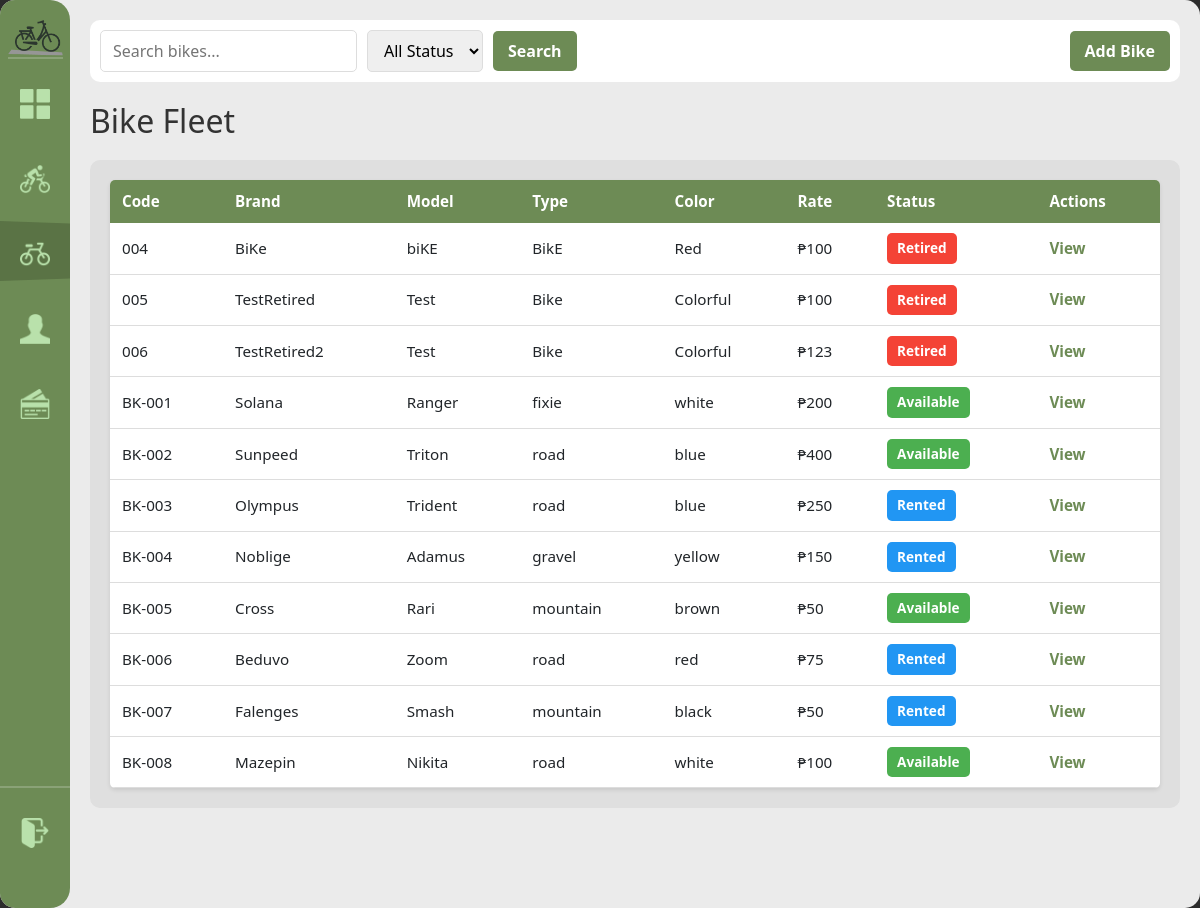
The page /bikes (signed in) on the database as committed earlier.
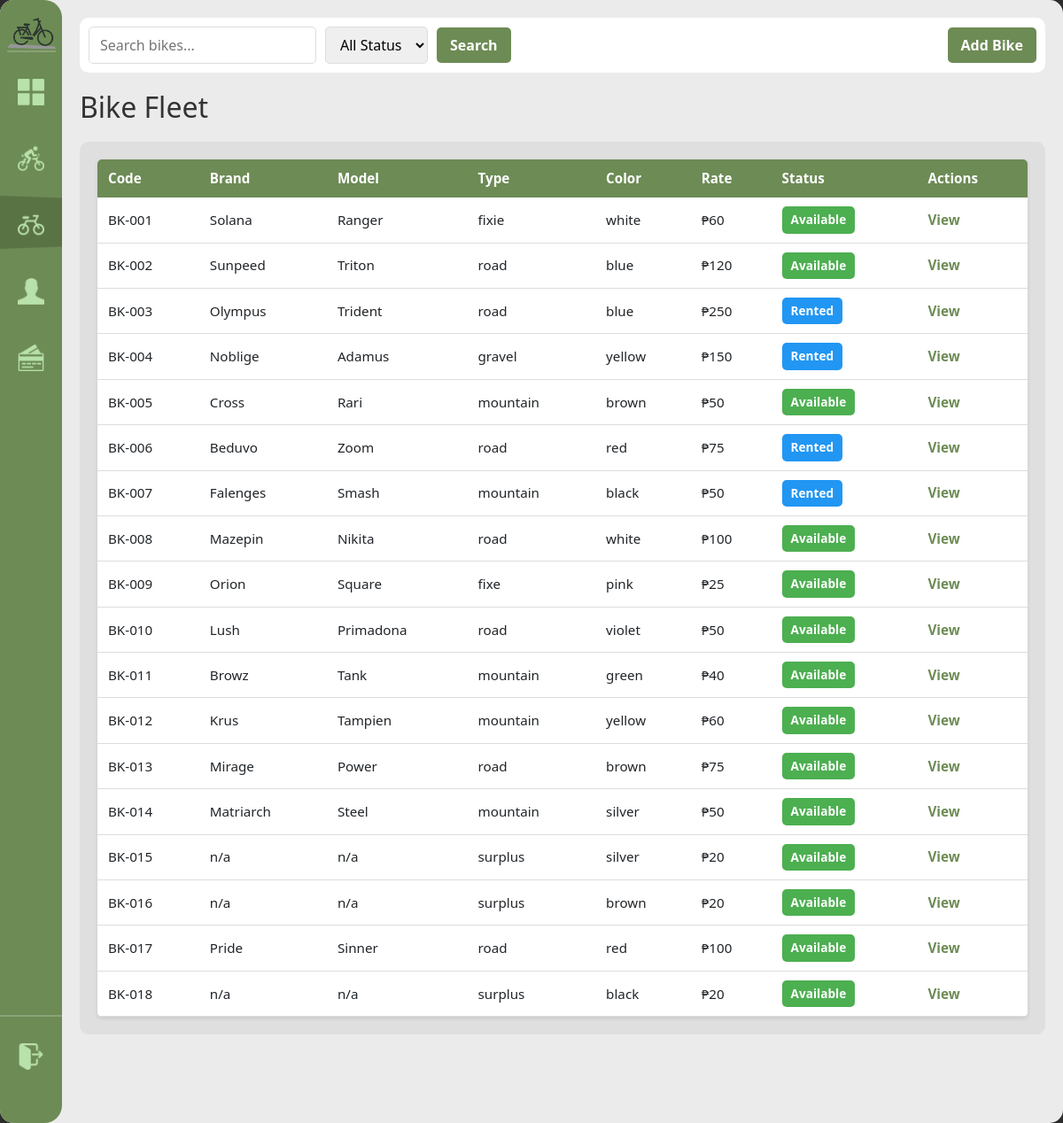
The same page on the database as committed later.
### tables this page shows
CREATE TABLE bike (
            bike_id INTEGER PRIMARY KEY AUTOINCREMENT,
            bike_code TEXT NOT NULL UNIQUE,
            brand TEXT NOT NULL, model TEXT NOT NULL,
            color TEXT NOT NULL,
            bike_rate DECIMAL(8,2) NOT NULL DEFAULT 0,
            type TEXT NOT NULL DEFAULT 'standard',
            status TEXT NOT NULL DEFAULT 'available' CHECK(status IN('available','rented','retired')),
            date_added DATE NOT NULL DEFAULT(date('now','localtime'))
        );

### handlers/bike_routes.py (the view)
@bikes_bp.route('/bikes')
@login_required
def registry():
    search = request.args.get('search', '')
    status = request.args.get('status', 'all')
    all_bikes = database.get().get_all_bikes(search, status)
    next_bike_code = database.get().get_next_bike_code()
    return render_template('bike_registry.html', bikes=all_bikes, search=search, filter_status=status, next_bike_code=next_bike_code)

### app.py (called while the page is built)
def get_sidebar_state():
    return request.cookies.get('sidebarState') == 'expanded'

@app.context_processor
def inject_sidebar_state():
    return dict(sidebar_expanded=get_sidebar_state())

@app.context_processor
def inject_current_staff():
    staff = current_staff()
    return dict(current_staff=staff, is_admin=staff and staff.get("role") == "admin")

### modules/auth.py (called while the page is built)
def login_required(view):
    @wraps(view)
    def wrapped(*args, **kwargs):
        if not session.get("staff_id"):
            return redirect(url_for("login"))
        return view(*args, **kwargs)
    return wrapped

def current_staff():
    if not session.get("staff_id"):
        return None
    return {
        "staff_id": session.get("staff_id"),
        "username": session.get("username"),
        "first_name": session.get("first_name"),
        "last_name": session.get("last_name"),
        "role": session.get("role"),
    }

### modules/database.py (called while the page is built, shortened)
def get():
    if not db: init()
    return db

    def get_all_bikes(self, search="", status="all"):
        q = f"%{search}%"
        query = """
            SELECT * FROM bike
            WHERE bike_code LIKE ?
               OR brand LIKE ?
               OR model LIKE ?
               OR color LIKE ?
            ORDER BY bike_code
        """
        return [dict(r) for r in self.conn.execute(query, (q, q, q, q)).fetchall()]

    def get_next_bike_code(self):
        query = "SELECT bike_code FROM bike WHERE bike_code GLOB 'BK-[0-9]*' ORDER BY CAST(SUBSTR(bike_code, 4) AS INTEGER) DESC LIMIT 1"
        r = self.conn.execute(query).fetchone()
        if not r:
            return 'BK-001'
        last_code = r['bike_code']
        m = re.match(r'^BK-(\d+)$', last_code)
        if not m:
            return 'BK-001'
        next_num = int(m.group(1)) + 1
        width = max(len(m.group(1)), 3)
        return f"BK-{next_num:0{width}d}"

### templates/bike_registry.html (shortened to what this page needs)
{% extends "base.html" %}
{% block content %}
<div class="top-bar">
    <form method="get" class="search-form">
        <input type="text" name="search" placeholder="Search bikes..." value="{{ search }}">
        <select name="status">
            <option value="all" {% if filter_status == 'all' %}selected{% endif %}>All Status</option>
        </select>
        <button type="submit" sound-type="minor">Search</button>
        <button type="button" id="add-bike-btn" class="btn-primary">Add Bike</button>
    </form>
</div>
<h1>Bike Fleet</h1>
<div class="content-grid">
    <div class="scroll-table-container">
        <table>
            <thead>
                <tr>
                <th>Code</th>
                <th>Brand</th>
                <th>Model</th>
                <th>Type</th>
                <th>Color</th>
                <th>Rate</th>
                <th>Status</th>
                <th>Actions</th>
            </tr>
        </thead>
        <tbody>
            {% for bike in bikes %}
            <tr>
                <td>{{ bike['bike_code'] }}</td>
                <td>{{ bike['brand'] }}</td>
                <td>{{ bike['model'] }}</td>
                <td>{{ bike['type'] }}</td>
                <td>{{ bike['color'] }}</td>
                <td>₱{{ bike['bike_rate'] }}</td>
                <td><span class="status-badge status-{{ bike['status'] }}">{{ bike['status'].replace('_', ' ').title() }}</span></td>
                <td><a href="{{ url_for('bikes.bike_detail', bid=bike['bike_id']) }}">View</a></td>
            </tr>
            {% endfor %}
        </tbody>
    </table>
    </div>
</div>
{% endblock %}

### templates/base.html (shortened to what this page needs)
<!DOCTYPE html>
<html lang="en">
<head>
    <link rel="stylesheet" href="{{ url_for('static', filename='modals.css') }}">
    <link rel="stylesheet" href="{{ url_for('static', filename='style.css') }}">
</head>
<body>
    <div class="home-screen">
        <div class="sidebar" expand="{{ 'true' if sidebar_expanded else 'false' }}">
            <img class="sidebar-logo" src="{{url_for('static', filename='assets/imgs/Logo_mini.png') }}" alt="sidebar icon">
            <div class="nav-indicator"></div>
           <div class="nav-items">
                <a href="{{ url_for('home') }}"
                    class="nav-item" data-route="home">
                    <img src="{{ url_for('static', filename='assets/imgs/fsquare_icon.png') }}"   alt="Dashboard">
                </a>
                <a href="{{ url_for('rentals.rentals') }}"
                    class="nav-item" data-route="rentals.rentals">
                    <img src="{{ url_for('static', filename='assets/imgs/current_rent.png') }}"     alt="Rentals">
                </a>
                <a href="{{ url_for('bikes.registry') }}"
                    class="nav-item" data-route="bikes.registry">
                    <img src="{{ url_for('static', filename='assets/imgs/bike_icon.png') }}"       alt="Bikes">
                </a>
                <a href="{{ url_for('customers.customers') }}"
                    class="nav-item" data-route="customers.customers">
                    <img src="{{ url_for('static', filename='assets/imgs/person_icon.png') }}"   alt="Customers">
                </a>
                <a href="{{ url_for('payments.payments') }}"
                    class="nav-item" data-route="payments.payments">
                    <img src="{{ url_for('static', filename='assets/imgs/payments_icon.png') }}"    alt="Payments">
                </a>
            </div>
            <div class="logout-section">
                <a href="{{ url_for('logout') }}"
                    class="logout-btn" data-route="logout" sound-type="major">
                    <img src="{{ url_for('static', filename='assets/imgs/logout_icon.png') }}" alt="Logout">
                </a>
            </div>
        </div>
        <div class="main-content">
            {% block content %}{% endblock %}
        </div>
    </div>

### static/style.css (style rules this page uses)
:root { --primary-green: #6D8B55; --secondary-green: #566d42; --bg-light: #EBEBEB; --white: #FFFFFF; --sidebar-collapsed: 70px; --sidebar-expanded: 165px; }
body { margin: 0; font-family: 'Segoe UI', Tahoma, Geneva, Verdana, sans-serif; background-color: #2C2C2C; }
.home-screen { height: 100vh; width: 100vw; margin: 0 auto; background-color: var(--bg-light); border-radius: 15px; overflow: hidden; position: relative; }
.sidebar { position: absolute; top: 0; left: 0; height: 100%; z-index: 10; background-color: var(--primary-green); width: var(--sidebar-collapsed); display: flex; flex-direction: column; border-top-right-radius: 20px; border-bottom-right-radius: 20px; overflow: hidden; box-sizing: border-box; }
.sidebar-logo { width: 55px; height: auto; margin-top: 20px; margin-left: 10px; border-bottom: 2px solid rgba(255,255,255,0.2); transition: margin 0.211s ease; }
.sidebar[expand="false"] .sidebar-logo { margin-left: auto; margin-right: auto; }
.nav-items { display: flex; flex-direction: column; margin-top: 20px; gap: 15px; position: relative; }
.nav-item-top, .nav-item { display: flex; align-items: center; padding: 10px 0px 20px 20px; color: var(--white); text-decoration: none; font-weight: bold; font-size: 0.9rem; white-space: nowrap; gap: 21px; }
.nav-item img { width: 30px; height: 30px; flex-shrink: 0; pointer-events: none; filter: invert(80%) sepia(20%) saturate(400%) hue-rotate(60deg); }
.logout-section { display: flex; flex-direction: column; margin-top: auto; margin-bottom: 20px; padding-bottom: 20px; border-top: 2px solid rgba(255, 255, 255, 0.2); padding-top: 20px; }
.logout-btn { display: flex; align-items: center; padding: 10px 0px 20px 20px; color: var(--white); text-decoration: none; font-weight: bold; font-size: 0.9rem; white-space: nowrap; gap: 21px; transition: all 0.3s ease; border-radius: 8px; }
.logout-btn img { width: 30px; height: 30px; flex-shrink: 0; pointer-events: none; filter: invert(80%) sepia(20%) saturate(400%) hue-rotate(60deg); }
.nav-indicator { position: absolute; left: 0; width: auto; height: auto; border-left: var(--sidebar-expanded) solid var(--secondary-green); border-top: 6px solid transparent; border-bottom: 6px solid transparent; transition: top 0.3s ease; opacity: 0.6; z-index: 0; }
.sidebar:not(:hover) .nav-indicator, .sidebar[expand="false"] .nav-indicator { transition: opacity 0.3s ease; opacity: 0.8; }
.main-content { padding: 20px; opacity: 1; flex-direction: column; margin-left: var(--sidebar-collapsed); height: 100%; overflow: auto; }
.top-bar { background-color: var(--white); opacity: 1; padding: 10px; border-radius: 10px; margin-bottom: 20px; }
.content-grid { display: flex; flex-grow: 1; opacity: 1; background-color: #DFDFDF; border-radius: 10px; }
.scroll-table-container { width: 100%; overflow-x: auto; overflow-y: auto; max-height: calc(100vh - 260px); padding: 20px; box-sizing: border-box; }
.btn-primary, .btn-secondary, button[type="submit"] { padding: 10px 20px; border: none; border-radius: 5px; cursor: pointer; font-weight: bold; text-decoration: none; display: inline-block; transition: all 0.3s ease; }
.btn-primary, button[type="submit"] { background-color: var(--primary-green); color: white; }
table { width: 100%; border-collapse: collapse; background: white; border-radius: 5px; overflow: hidden; box-shadow: 0 2px 4px rgba(0,0,0,0.1); }
table thead { background-color: var(--primary-green); color: white; }
table th, table td { padding: 10px 12px; text-align: left; font-size: 0.95rem; }
table tbody tr { border-bottom: 1px solid #ddd; }
table a { color: var(--primary-green); text-decoration: none; font-weight: bold; }
.status-badge { display: inline-block; padding: 5px 10px; border-radius: 5px; font-size: 0.85rem; font-weight: bold; }
.status-badge.status-active, .status-badge.status-available { background-color: #4CAF50; color: white; }
.status-badge.status-rented { background-color: #2196F3; color: white; }
.search-form { display: flex; gap: 10px; align-items: center; flex-wrap: wrap; }
.search-form input, .search-form select { padding: 8px 12px; border: 1px solid #ddd; border-radius: 5px; font-family: inherit; }
.search-form button { padding: 8px 15px; background-color: var(--primary-green); color: white; border: none; border-radius: 5px; cursor: pointer; font-weight: bold; }
.search-form .btn-primary { background-color: var(--primary-green); margin-left: auto; }
h1, h2 { color: #333; margin: 10px 0; }
h1 { font-size: 2rem; margin-bottom: 20px; }

Rows that differ between the two databases and show on the page:
removed bike: bike_code "004", brand "BiKe", model "biKE", type "BikE", color "Red", bike_rate "100", status.replace "Retired"
removed bike: bike_code "005", brand "TestRetired", model "Test", type "Bike", color "Colorful", bike_rate "100", status.replace "Retired"
removed bike: bike_code "006", brand "TestRetired2", model "Test", type "Bike", color "Colorful", bike_rate "123", status.replace "Retired"
changed bike "BK-001": bike_rate "200" → "60"
changed bike "BK-002": bike_rate "400" → "120"
added bike: bike_code "BK-009", brand "Orion", model "Square", type "fixe", color "pink", bike_rate "25", status.replace "Available"
added bike: bike_code "BK-010", brand "Lush", model "Primadona", type "road", color "violet", bike_rate "50", status.replace "Available"
added bike: bike_code "BK-011", brand "Browz", model "Tank", type "mountain", color "green", bike_rate "40", status.replace "Available"
added bike: bike_code "BK-012", brand "Krus", model "Tampien", type "mountain", color "yellow", bike_rate "60", status.replace "Available"
added bike: bike_code "BK-013", brand "Mirage", model "Power", type "road", color "brown", bike_rate "75", status.replace "Available"
added bike: bike_code "BK-014", brand "Matriarch", model "Steel", type "mountain", color "silver", bike_rate "50", status.replace "Available"
added bike: bike_code "BK-015", brand "n/a", model "n/a", type "surplus", color "silver", bike_rate "20", status.replace "Available"
added bike: bike_code "BK-016", brand "n/a", model "n/a", type "surplus", color "brown", bike_rate "20", status.replace "Available"
added bike: bike_code "BK-017", brand "Pride", model "Sinner", type "road", color "red", bike_rate "100", status.replace "Available"
added bike: bike_code "BK-018", brand "n/a", model "n/a", type "surplus", color "black", bike_rate "20", status.replace "Available"
